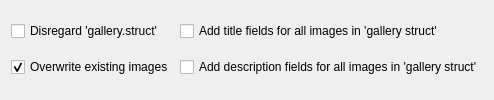
         <widget class="QWidget" name="widget_3" native="true">
          <layout class="QGridLayout" name="gridLayout_19">
           <item row="0" column="0">
            <widget class="QCheckBox" name="chkDisregardStruct">
             <property name="toolTip">
              <string>By checking this option you loose all  changes you made to image and album titles and descriptions!.</string>
             </property>
             <property name="text">
              <string>Disregard 'gallery.struct'</string>
             </property>
            </widget>
           </item>
           <item row="2" column="1">
            <widget class="QCheckBox" name="chkAddDescToAll">
             <property name="text">
              <string>Add description fields for all images in 'gallery struct'</string>
             </property>
             <property name="checked">
              <bool>false</bool>
             </property>
            </widget>
           </item>
           <item row="0" column="1">
            <widget class="QCheckBox" name="chkAddTitlesToAll">
             <property name="text">
              <string>Add title fields for all images in 'gallery struct'</string>
             </property>
             <property name="checked">
              <bool>false</bool>
             </property>
            </widget>
           </item>
           <item row="2" column="0">
            <widget class="QCheckBox" name="chkOvrImages">
             <property name="font">
              <font>
               <weight>50</weight>
               <bold>false</bold>
              </font>
             </property>
             <property name="text">
              <string>Overwrite existing images</string>
             </property>
             <property name="checked">
              <bool>true</bool>
             </property>
            </widget>
           </item>
          </layout>
         </widget>
